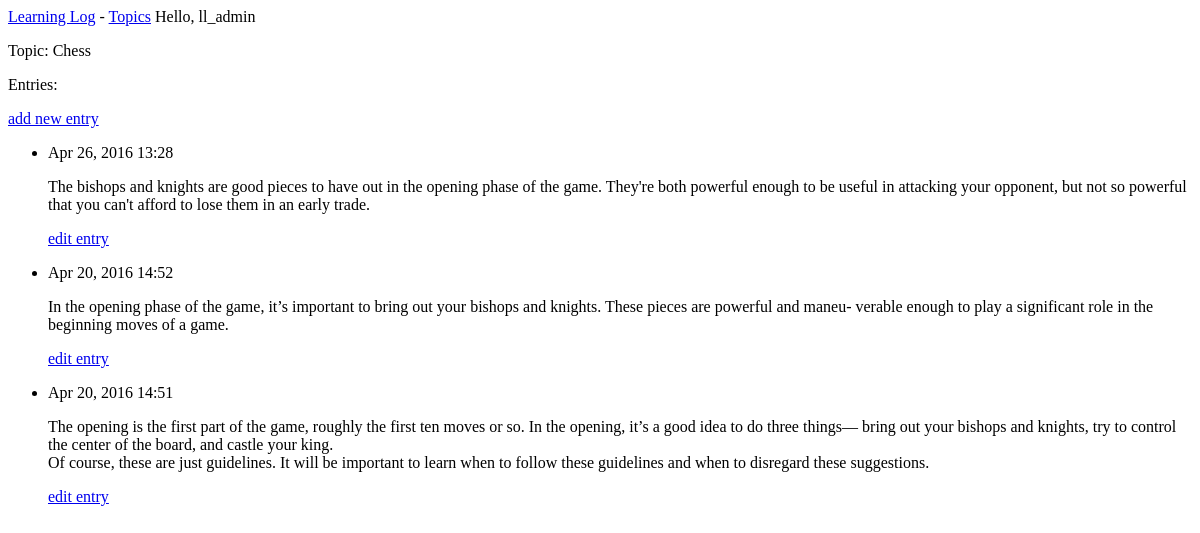
The app's page /topics/1/ (signed in), older data.
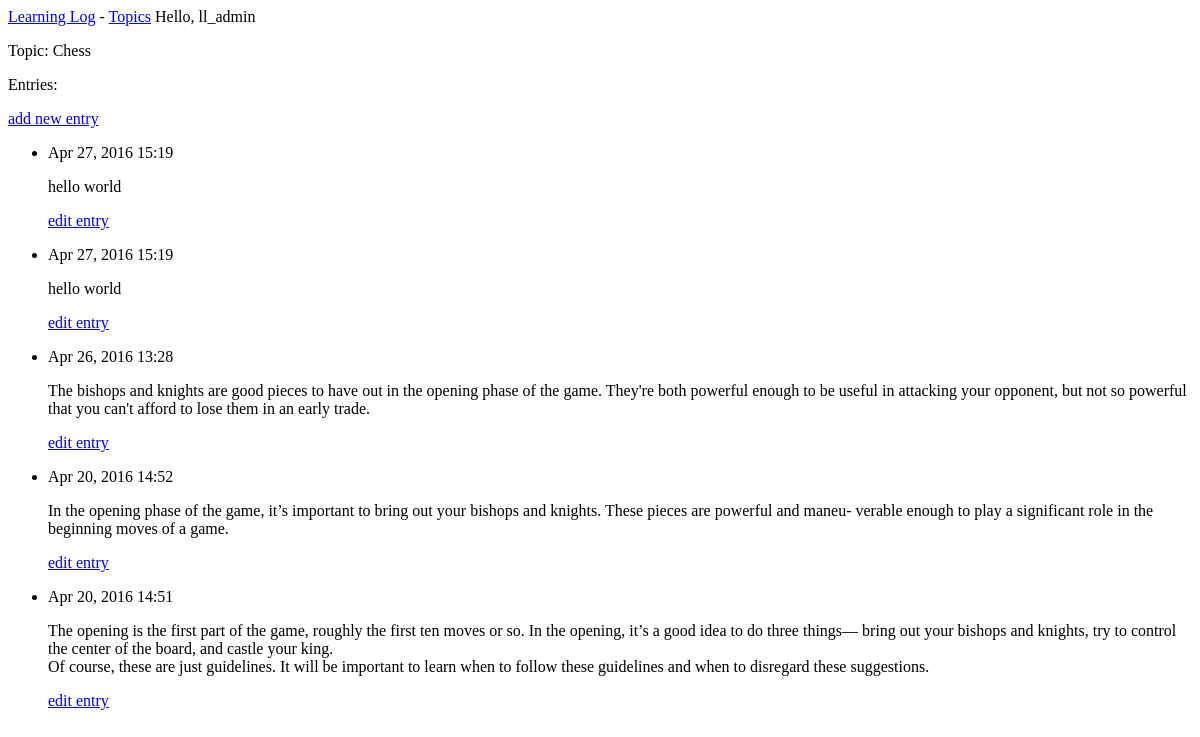
The same page, newer data.
### learning_logs/models.py (models this page shows, shortened)
class Entry(models.Model):
	topic = models.ForeignKey(Topic)
	text = models.TextField()
	date_added = models.DateTimeField(auto_now_add=True)
	class Meta:
		verbose_name_plural = 'entries'

### learning_logs/views.py (the view)
# urls.py: url(r'^topics/(?P<topic_id>\d+)/$', views.topic, name='topic'),
def topic(request, topic_id):
	topic = Topic.objects.get(id=topic_id)
	entries = topic.entry_set.order_by('-date_added')
	context = {'topic': topic, 'entries': entries}
	return render(request, 'learning_logs/topic.html', context)

### learning_logs/models.py (called while the page is built)
	def __str__(self):
		return self.text

### learning_logs/templates/learning_logs/topic.html
{% extends "learning_logs/base.html" %}
{% block content %}
	<p>Topic: {{ topic }}</p>
	<p> Entries: </p>
	<p>
		<a href="{% url 'learning_logs:new_entry' topic.id %}">add new entry</a>
	</p>
	<ul>
		{% for entry in entries %}
			<li>
				<p>{{ entry.date_added | date:'M d, Y H:i' }}</p>
				<p>{{ entry.text | linebreaks }}</p>
				<p>
					<a href="{% url 'learning_logs:edit_entry' entry.id %}">edit entry</a>
				</p>
			</li>
		{% empty %}
			<li>
				There are no entries for this topic yet.
			</li>
		{% endfor %}
	</ul>
{% endblock content %}

Row changes from the older to the newer data that the page shows:
added Entry: date_added "Apr 27, 2016 15:19", text "hello world"
added Entry: date_added "Apr 27, 2016 15:19", text "hello world"
